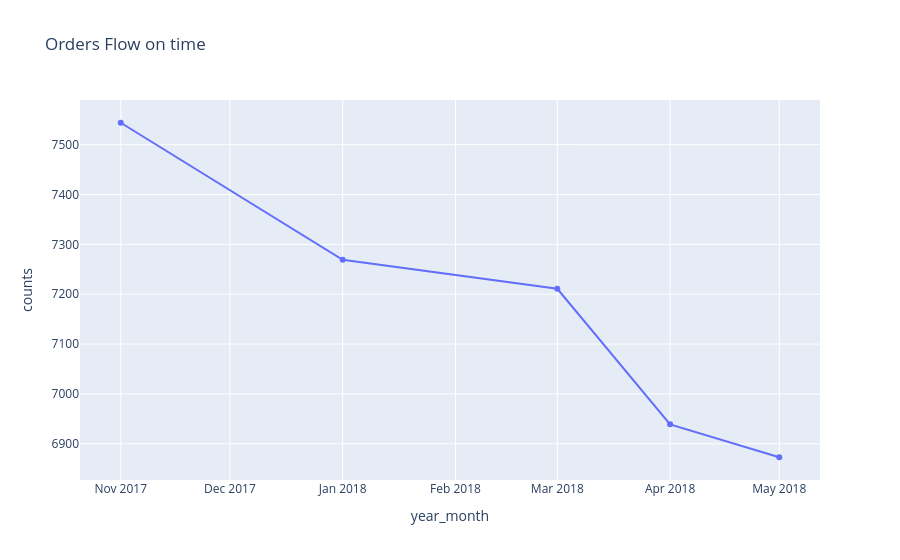

The notebook cell saved with this chart:
### Code cell
## order flow on time (year_month)
orders_year_month['year_month']=orders_year_month['year_month'].astype(str)

fig=px.line(orders_year_month,
            markers=True,
           x='year_month',
           y='order_id',
           title='Orders Flow on time',
           labels={'order_id': 'counts'})
fig.show()

### Figure 1 — Plotly figure (JSON) as saved in the notebook; plotly's stock layout.template omitted (floating-point values rounded to 4 significant figures)
{"data": [{"hovertemplate": "year_month=%{x}<br>counts=%{y}<extra></extra>", "legendgroup": "", "line": {"color": "#636efa", "dash": "solid"}, "marker": {"symbol": "circle"}, "mode": "lines+markers", "name": "", "orientation": "v", "showlegend": false, "type": "scatter", "x": ["2017-11", "2018-01", "2018-03", "2018-04", "2018-05"], "xaxis": "x", "y": [7544, 7269, 7211, 6939, 6873], "yaxis": "y"}], "layout": {"legend": {"tracegroupgap": 0}, "title": {"text": "Orders Flow on time"}, "xaxis": {"anchor": "y", "domain": [0, 1], "title": {"text": "year_month"}}, "yaxis": {"anchor": "x", "domain": [0, 1], "title": {"text": "counts"}}}}
